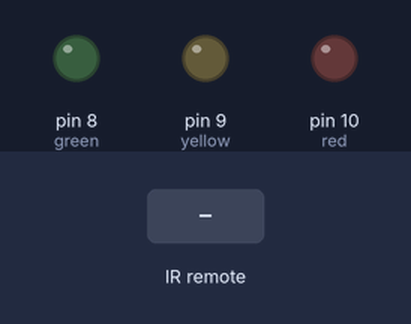
Recording of a sketch running on a simulated Arduino Uno, built with avr-gcc and run on an emulated ATmega328P. On the bench: output pins drawn as LEDs (lit = HIGH). Inputs (shaded band) come from the test bench.

Above: at 1.2 s.
1.3 s: infrared code 0xF7283C77 received
At 2.0 s:
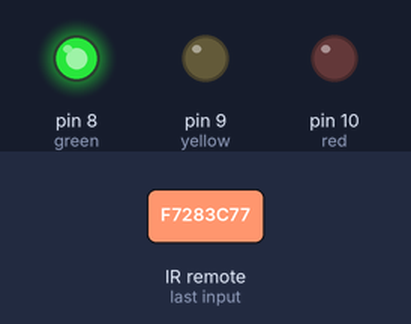
2.8 s: infrared code 0xE3F87EF7 received
At 3.2 s:
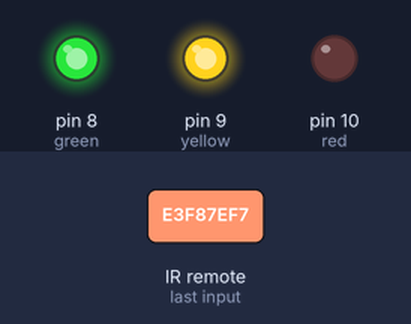
4.3 s: infrared code 0xB33B4597 received
At 5.5 s:
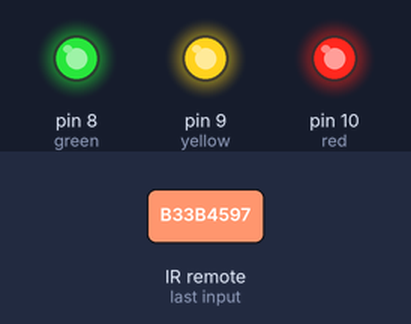
5.8 s: infrared code 0xF61E2A57 received
At 6.6 s:
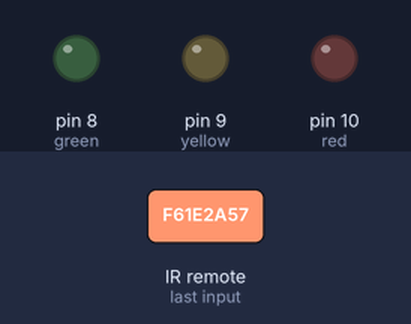
7.3 s: infrared code 0xE3F87EF7 received
At 7.8 s:
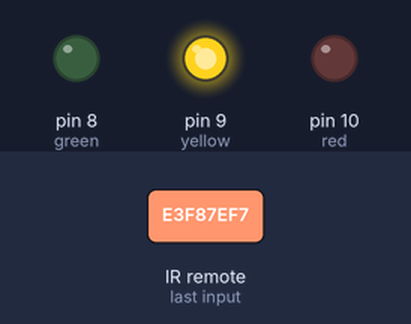
8.8 s: infrared code 0xB33B4597 received
At 10.1 s:
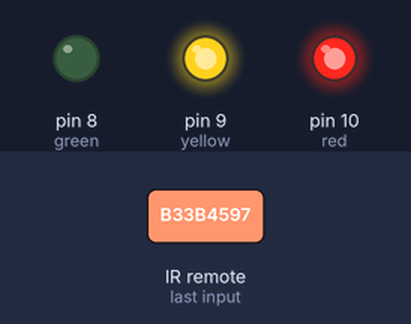
Timing chart, 0 to 11.3 s (numbered marks = the images above; inputs shaded):
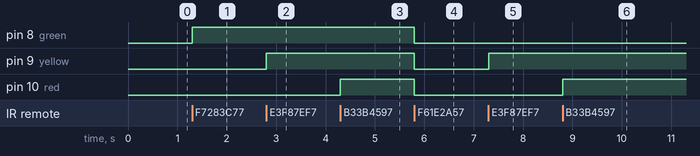

The sketch:

Code.ino
```cpp
#include <IRremote.h>
#define RECEIVER_PIN 7
IRrecv receiver(RECEIVER_PIN);
decode_results results;
unsigned long key_value = 0;
int red=10;
int yellow=9;
int green=8;


void setup() {
  Serial.begin(9600);
  receiver.enableIRIn();
  receiver.blink13(true);
  pinMode(red,OUTPUT);
  pinMode(yellow,OUTPUT);
  pinMode(green,OUTPUT);
}

void loop() {
  if (receiver.decode(&results)) {
    if (results.value == 0xFFFFFFFF) {
      results.value = key_value; //
    }
    switch (results.value) {
      case 0XF7283C77:
        digitalWrite(green,HIGH);

        break;
      case  0XE3F87EF7:
        digitalWrite(yellow,HIGH);

        break;

      case  0XB33B4597:

        digitalWrite(red,HIGH);
        break ;
      case  0XF61E2A57 :
       digitalWrite(8,LOW);
        digitalWrite(9,LOW);
        digitalWrite(10,LOW);
        break ;

    }
    key_value = results.value;
    receiver.resume();
  }
}
```

Measured:
- after the input at 1.3 s, pin 8 (green): LOW → HIGH at once
- after the input at 2.8 s, pin 9 (yellow): LOW → HIGH at once
- after the input at 4.3 s, pin 10 (red): LOW → HIGH at once
- after the input at 5.8 s, pin 8 (green), pin 9 (yellow), pin 10 (red): HIGH → LOW at once
- after the input at 7.3 s, pin 9 (yellow): LOW → HIGH at once
- after the input at 8.8 s, pin 10 (red): LOW → HIGH at once
